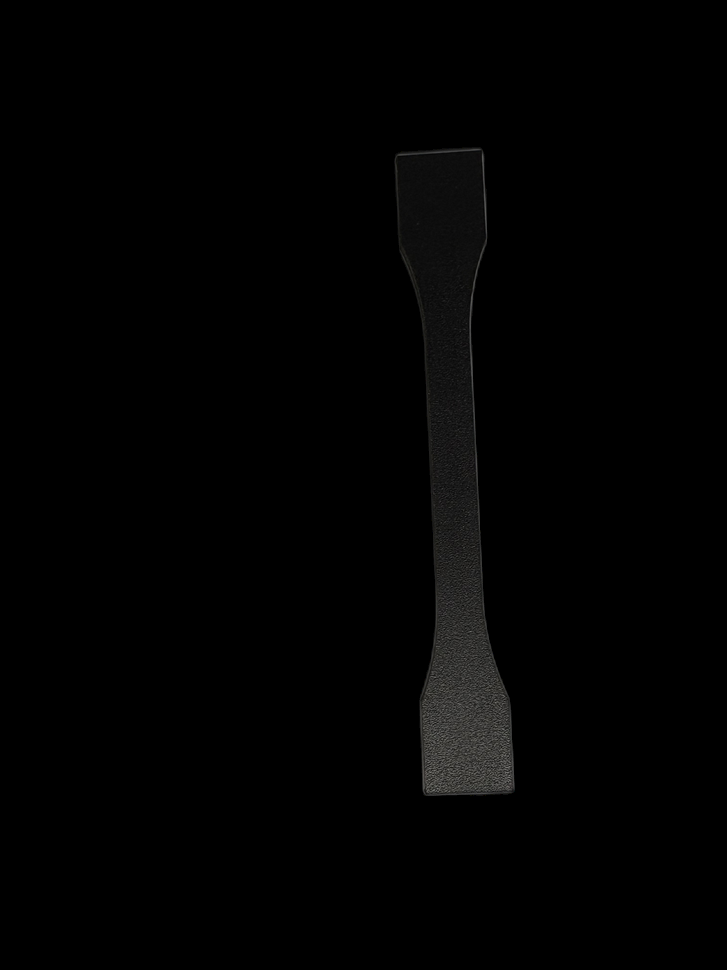
#> input picture black_outline.png, 727 x 970 px, shrunk from 3024 x 4032 before the run
$ python -i outlineandmeasure.py   (imports and definitions only)
#> lines starting #> are read from the running program, lines starting #| are printed output that depends on the picture; after the words box and inside, x2 and y2 are one past the last pixel; in counts of white or black regions, pixels touching at a corner belong together
#> further down, picture is the input picture: shape (970, 727, 3); mean B, G, R 2, 2.1, 2.1
import argparse
import math
import os
from pathlib import Path

import cv2
import numpy as np
from PIL import Image
from rembg import remove


def ensure_dir(p: Path):
    p.mkdir(parents=True, exist_ok=True)
    return p


# [15 lines left out: functions load_image_bgr, segment_with_rembg, not called in this run]


def segment_fallback(img_bgr):
    # Fallback: quick adaptive threshold in HSV to isolate non-background
    hsv = cv2.cvtColor(img_bgr, cv2.COLOR_BGR2HSV)
#> hsv: shape (970, 727, 3); mean H, S, V 1, 0.6, 2.1
    v = hsv[:, :, 2]
    mask = cv2.adaptiveThreshold(
        v, 255, cv2.ADAPTIVE_THRESH_MEAN_C, cv2.THRESH_BINARY, 51, 5
    )
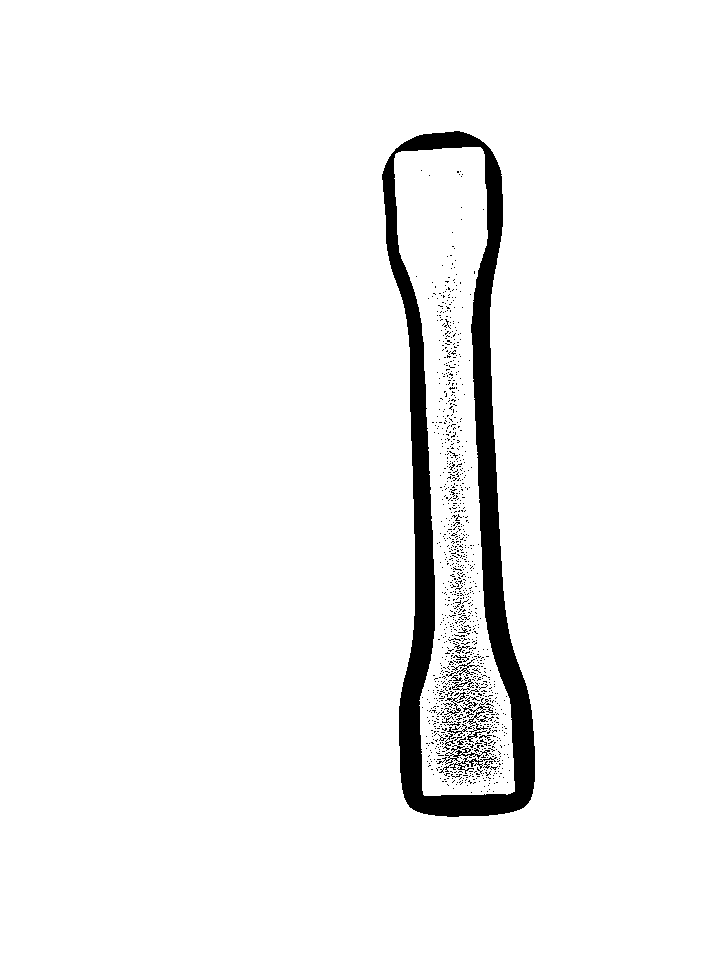
#> mask: shape (970, 727); 95.7% white; 1068 black regions (1049 under 20 px), largest, box (x1, y1, x2, y2) and area: (382, 131, 535, 817) 26281, (460, 696, 493, 743) 289, (437, 745, 490, 765) 221
    # We want specimen white: invert if necessary (guessing bright background)
    if mask.mean() > 127:
        mask = 255 - mask
    # Morph cleanup
    mask = cv2.morphologyEx(mask, cv2.MORPH_OPEN, np.ones((5, 5), np.uint8), iterations=1)
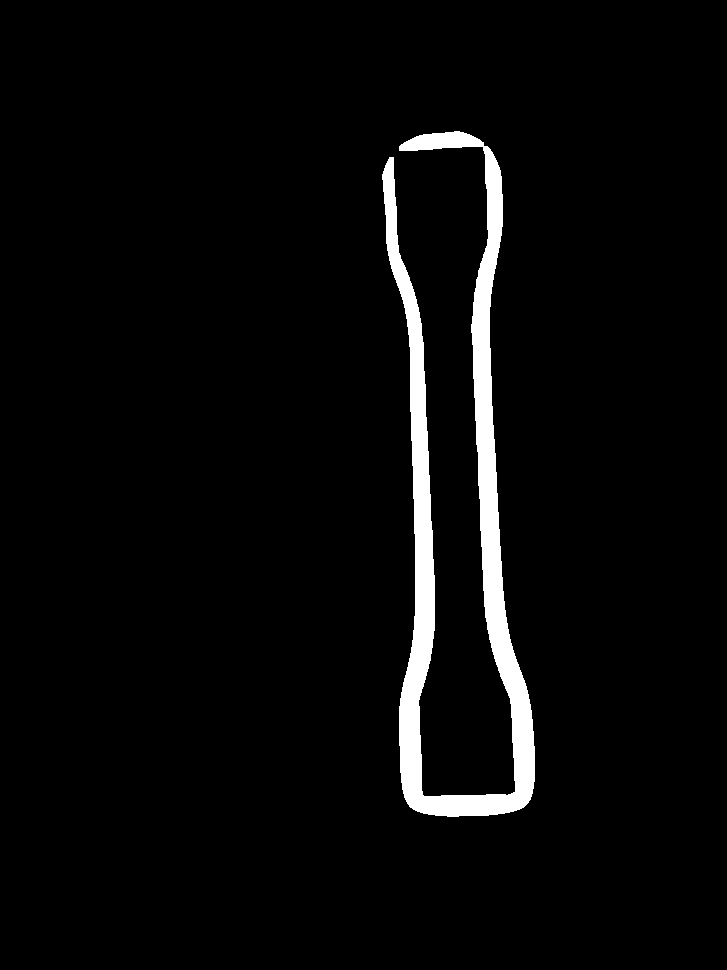
#> mask: shape (970, 727); 3.7% white; 1 white region, box (x1, y1, x2, y2) and area: (382, 131, 535, 817) 26193
    mask = cv2.morphologyEx(mask, cv2.MORPH_CLOSE, np.ones((7, 7), np.uint8), iterations=2)
#> mask: shape (970, 727); 3.7% white; 1 white region, box (x1, y1, x2, y2) and area: (382, 131, 535, 817) 26221
    return mask


# [198 lines left out: functions largest_contour, min_area_rect_dims, compute_pixels_per_inch_from_fov, compute_pixels_per_inch_from_aruco, rotate_to_major_axis, width_profile and 3 more, not called in this run]


# [2 lines not run here, left out]

>>> import cv2
>>> picture = cv2.imread('black_outline.png')
>>> result = segment_fallback(picture)
